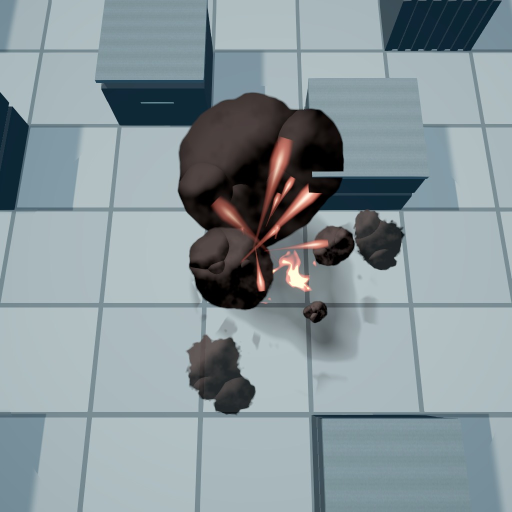
#> input picture Captures/AbilityJuice/shots/r2/aftermath/f0020.jpg, 1024 x 1024 px (shown at 1/2 size); its folder holds only this picture in this run
$ python _c3_am_ground.py
#> lines starting #> are read from the running program, lines starting #| are printed output that depends on the picture
"""Step 5 - per-row seam occlusion, the ground mark, and the embers."""
import numpy as np, glob, os
from PIL import Image
from scipy import ndimage

PC = 218.0; FPS = 30.0; T0 = -0.40
DIR = "Captures/AbilityJuice/shots/r2/aftermath"
FR = sorted(glob.glob(os.path.join(DIR, "f*.jpg")))
def load(i): return np.asarray(Image.open(FR[i]).convert("RGB")).astype(np.float64)
#> called with i = 0
def lum(a):  return 0.2126*a[...,0] + 0.7152*a[...,1] + 0.0722*a[...,2]
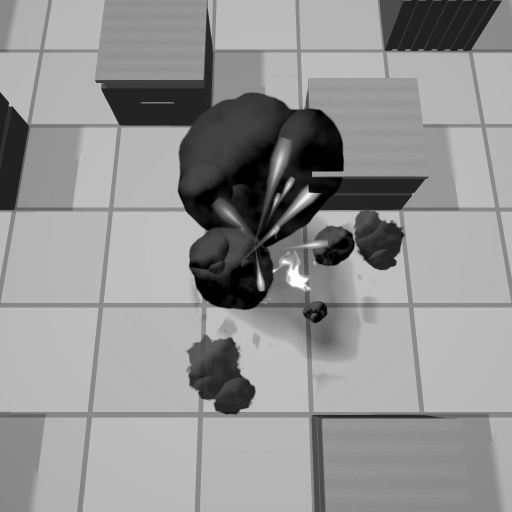
#> returned value: shape (1024, 1024) float64 (shown at 1/2 size); min 0, max 253, mean 146.6
def tt(i):   return T0 + i/FPS
def sat(a):
    mx = a.max(axis=-1); mn = a.min(axis=-1)
    return np.where(mx > 1e-6, (mx-mn)/np.maximum(mx, 1e-6), 0.0)
def hue(a):
    r, g, b = a[...,0], a[...,1], a[...,2]
    mx = a.max(axis=-1); mn = a.min(axis=-1); d = mx-mn
    h = np.zeros_like(mx); m = d > 1e-6
    im = m & (mx == r); h[im] = ((g-b)[im]/d[im]) % 6
    im = m & (mx == g); h[im] = ((b-r)[im]/d[im]) + 2
    im = m & (mx == b); h[im] = ((r-g)[im]/d[im]) + 4
    return h*60.0

A0 = load(0); L0 = lum(A0)
FLOOR = float(np.percentile(L0, 50))
#> FLOOR = 179.2

# ================= 3. OCCLUSION, per-row, only where fully covered =========
print("=== 3. OCCLUSION: per-row seam contrast where the seam is fully buried ===")
prof = L0[int(1024*0.72):int(1024*0.80), :].mean(axis=0)
#> prof = 1024 values, max 190 at index 514, min 45.72 at index 433, mean 169.6
seam_cols = [185, 405, 618, 838]
for i in (25, 29):
    A = load(i); L = lum(A); d = L - L0
#> (the run stopped early here; a loop or call above may not have finished)

$ run again, on Captures/AbilityJuice/shots/r2/aftermath/f0047.jpg
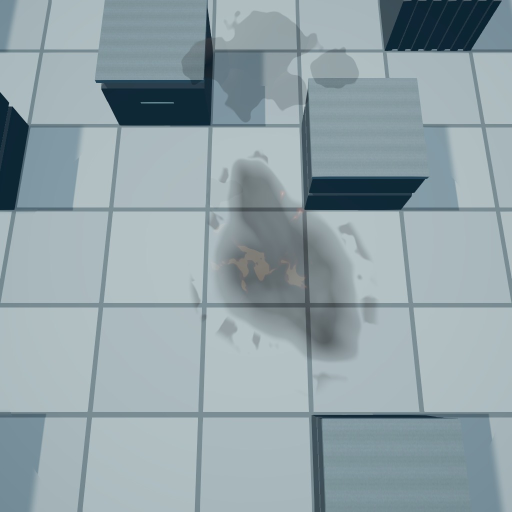
#> input picture Captures/AbilityJuice/shots/r2/aftermath/f0047.jpg, 1024 x 1024 px (shown at 1/2 size)
#> in lum, `def lum(a):  return 0.2126*a[...,0] + 0.7152*a[...,1] + 0.0722*a[...,2]`:
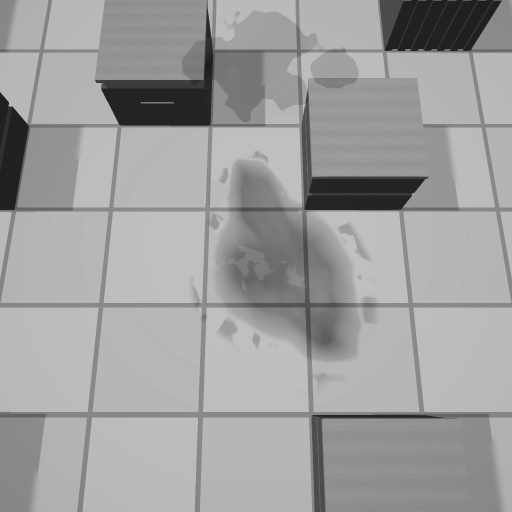
#> returned value: shape (1024, 1024) float64 (shown at 1/2 size); min 21.97, max 195.7, mean 158.8
#> FLOOR = 180.2
#> prof = 1024 values, max 190.1 at index 414, min 136.2 at index 185, mean 183.3
